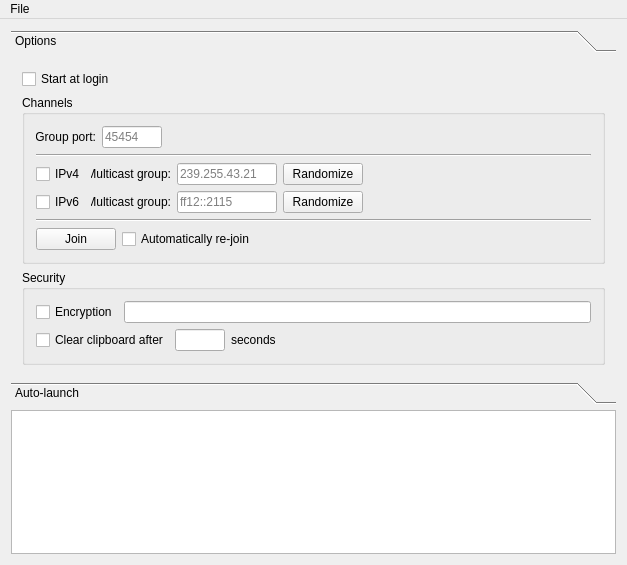
<?xml version="1.0" encoding="UTF-8"?>
<ui version="4.0">
 <class>MainWindow</class>
 <widget class="QMainWindow" name="MainWindow">
  <property name="geometry">
   <rect>
    <x>0</x>
    <y>0</y>
    <width>627</width>
    <height>565</height>
   </rect>
  </property>
  <property name="windowTitle">
   <string>MainWindow</string>
  </property>
  <widget class="QWidget" name="centralWidget">
   <layout class="QVBoxLayout" name="verticalLayout_5">
    <item>
     <widget class="QToolBox" name="toolBox">
      <property name="sizePolicy">
       <sizepolicy hsizetype="Preferred" vsizetype="MinimumExpanding">
        <horstretch>0</horstretch>
        <verstretch>0</verstretch>
       </sizepolicy>
      </property>
      <property name="currentIndex">
       <number>0</number>
      </property>
      <widget class="QWidget" name="page_Options">
       <property name="geometry">
        <rect>
         <x>0</x>
         <y>0</y>
         <width>592</width>
         <height>302</height>
        </rect>
       </property>
       <attribute name="icon">
        <iconset resource="ClipNet.qrc">
         <normaloff>:/images/Options.png</normaloff>:/images/Options.png</iconset>
       </attribute>
       <attribute name="label">
        <string>Options</string>
       </attribute>
       <layout class="QVBoxLayout" name="verticalLayout_3">
        <item>
         <widget class="QCheckBox" name="check_AutoStart">
          <property name="text">
           <string>Start at login</string>
          </property>
         </widget>
        </item>
        <item>
         <widget class="QGroupBox" name="group_MulticastGroupIPv4">
          <property name="title">
           <string>Channels</string>
          </property>
          <property name="checkable">
           <bool>false</bool>
          </property>
          <property name="checked">
           <bool>false</bool>
          </property>
          <layout class="QVBoxLayout" name="verticalLayout_2">
           <item>
            <layout class="QHBoxLayout" name="horizontalLayout_2">
             <item>
              <widget class="QLabel" name="label_2">
               <property name="minimumSize">
                <size>
                 <width>60</width>
                 <height>0</height>
                </size>
               </property>
               <property name="maximumSize">
                <size>
                 <width>60</width>
                 <height>16777215</height>
                </size>
               </property>
               <property name="text">
                <string>Group port:</string>
               </property>
               <property name="alignment">
                <set>Qt::AlignRight|Qt::AlignTrailing|Qt::AlignVCenter</set>
               </property>
              </widget>
             </item>
             <item>
              <widget class="QLineEdit" name="line_MulticastGroupPort">
               <property name="minimumSize">
                <size>
                 <width>60</width>
                 <height>0</height>
                </size>
               </property>
               <property name="maximumSize">
                <size>
                 <width>60</width>
                 <height>16777215</height>
                </size>
               </property>
               <property name="placeholderText">
                <string>45454</string>
               </property>
              </widget>
             </item>
             <item>
              <spacer name="horizontalSpacer_3">
               <property name="orientation">
                <enum>Qt::Horizontal</enum>
               </property>
               <property name="sizeHint" stdset="0">
                <size>
                 <width>40</width>
                 <height>20</height>
                </size>
               </property>
              </spacer>
             </item>
            </layout>
           </item>
           <item>
            <widget class="Line" name="line_2">
             <property name="orientation">
              <enum>Qt::Horizontal</enum>
             </property>
            </widget>
           </item>
           <item>
            <layout class="QHBoxLayout" name="horizontalLayout">
             <item>
              <widget class="QCheckBox" name="check_Channels_IPv4">
               <property name="text">
                <string>IPv4</string>
               </property>
              </widget>
             </item>
             <item>
              <widget class="QLabel" name="label">
               <property name="minimumSize">
                <size>
                 <width>80</width>
                 <height>0</height>
                </size>
               </property>
               <property name="maximumSize">
                <size>
                 <width>80</width>
                 <height>16777215</height>
                </size>
               </property>
               <property name="text">
                <string>Multicast group:</string>
               </property>
               <property name="alignment">
                <set>Qt::AlignRight|Qt::AlignTrailing|Qt::AlignVCenter</set>
               </property>
              </widget>
             </item>
             <item>
              <widget class="QLineEdit" name="line_MulticastGroupIPv4">
               <property name="minimumSize">
                <size>
                 <width>100</width>
                 <height>0</height>
                </size>
               </property>
               <property name="maximumSize">
                <size>
                 <width>100</width>
                 <height>16777215</height>
                </size>
               </property>
               <property name="placeholderText">
                <string>239.255.43.21</string>
               </property>
              </widget>
             </item>
             <item>
              <widget class="QPushButton" name="button_MulticastGroupIPv4_Randomize">
               <property name="text">
                <string>Randomize</string>
               </property>
              </widget>
             </item>
             <item>
              <spacer name="horizontalSpacer">
               <property name="orientation">
                <enum>Qt::Horizontal</enum>
               </property>
               <property name="sizeHint" stdset="0">
                <size>
                 <width>190</width>
                 <height>20</height>
                </size>
               </property>
              </spacer>
             </item>
            </layout>
           </item>
           <item>
            <layout class="QHBoxLayout" name="horizontalLayout_3">
             <item>
              <widget class="QCheckBox" name="check_Channels_IPv6">
               <property name="text">
                <string>IPv6</string>
               </property>
              </widget>
             </item>
             <item>
              <widget class="QLabel" name="label_3">
               <property name="minimumSize">
                <size>
                 <width>80</width>
                 <height>0</height>
                </size>
               </property>
               <property name="maximumSize">
                <size>
                 <width>80</width>
                 <height>16777215</height>
                </size>
               </property>
               <property name="text">
                <string>Multicast group:</string>
               </property>
               <property name="alignment">
                <set>Qt::AlignRight|Qt::AlignTrailing|Qt::AlignVCenter</set>
               </property>
              </widget>
             </item>
             <item>
              <widget class="QLineEdit" name="line_MulticastGroupIPv6">
               <property name="minimumSize">
                <size>
                 <width>100</width>
                 <height>0</height>
                </size>
               </property>
               <property name="maximumSize">
                <size>
                 <width>100</width>
                 <height>16777215</height>
                </size>
               </property>
               <property name="placeholderText">
                <string>ff12::2115</string>
               </property>
              </widget>
             </item>
             <item>
              <widget class="QPushButton" name="button_MulticastGroupIPv6_Randomize">
               <property name="text">
                <string>Randomize</string>
               </property>
              </widget>
             </item>
             <item>
              <spacer name="horizontalSpacer_2">
               <property name="orientation">
                <enum>Qt::Horizontal</enum>
               </property>
               <property name="sizeHint" stdset="0">
                <size>
                 <width>190</width>
                 <height>20</height>
                </size>
               </property>
              </spacer>
             </item>
            </layout>
           </item>
           <item>
            <widget class="Line" name="line">
             <property name="orientation">
              <enum>Qt::Horizontal</enum>
             </property>
            </widget>
           </item>
           <item>
            <layout class="QHBoxLayout" name="horizontalLayout_4">
             <item>
              <widget class="QPushButton" name="button_Channels_Join">
               <property name="text">
                <string>Join</string>
               </property>
              </widget>
             </item>
             <item>
              <widget class="QCheckBox" name="check_Channels_AutoRejoin">
               <property name="text">
                <string>Automatically re-join</string>
               </property>
               <property name="checked">
                <bool>false</bool>
               </property>
              </widget>
             </item>
             <item>
              <spacer name="horizontalSpacer_4">
               <property name="orientation">
                <enum>Qt::Horizontal</enum>
               </property>
               <property name="sizeHint" stdset="0">
                <size>
                 <width>40</width>
                 <height>20</height>
                </size>
               </property>
              </spacer>
             </item>
            </layout>
           </item>
          </layout>
         </widget>
        </item>
        <item>
         <widget class="QGroupBox" name="group_Encryption">
          <property name="title">
           <string>Security</string>
          </property>
          <property name="checkable">
           <bool>false</bool>
          </property>
          <property name="checked">
           <bool>false</bool>
          </property>
          <layout class="QVBoxLayout" name="verticalLayout">
           <item>
            <layout class="QHBoxLayout" name="horizontalLayout_5">
             <item>
              <widget class="QCheckBox" name="check_Encryption">
               <property name="text">
                <string>Encryption</string>
               </property>
              </widget>
             </item>
             <item>
              <widget class="QLineEdit" name="line_Passphrase"/>
             </item>
            </layout>
           </item>
           <item>
            <layout class="QHBoxLayout" name="horizontalLayout_6">
             <item>
              <widget class="QCheckBox" name="check_ClearClipboard">
               <property name="text">
                <string>Clear clipboard after</string>
               </property>
              </widget>
             </item>
             <item>
              <widget class="QLineEdit" name="line_ClearClipboardSeconds">
               <property name="minimumSize">
                <size>
                 <width>50</width>
                 <height>0</height>
                </size>
               </property>
               <property name="maximumSize">
                <size>
                 <width>50</width>
                 <height>16777215</height>
                </size>
               </property>
               <property name="inputMask">
                <string>####</string>
               </property>
              </widget>
             </item>
             <item>
              <widget class="QLabel" name="label_4">
               <property name="text">
                <string>seconds</string>
               </property>
              </widget>
             </item>
             <item>
              <spacer name="horizontalSpacer_5">
               <property name="orientation">
                <enum>Qt::Horizontal</enum>
               </property>
               <property name="sizeHint" stdset="0">
                <size>
                 <width>40</width>
                 <height>20</height>
                </size>
               </property>
              </spacer>
             </item>
            </layout>
           </item>
          </layout>
         </widget>
        </item>
        <item>
         <spacer name="verticalSpacer">
          <property name="orientation">
           <enum>Qt::Vertical</enum>
          </property>
          <property name="sizeHint" stdset="0">
           <size>
            <width>20</width>
            <height>0</height>
           </size>
          </property>
         </spacer>
        </item>
       </layout>
      </widget>
      <widget class="QWidget" name="page_AutoLaunch">
       <property name="geometry">
        <rect>
         <x>0</x>
         <y>0</y>
         <width>609</width>
         <height>200</height>
        </rect>
       </property>
       <attribute name="icon">
        <iconset resource="ClipNet.qrc">
         <normaloff>:/images/Launch.png</normaloff>:/images/Launch.png</iconset>
       </attribute>
       <attribute name="label">
        <string>Auto-launch</string>
       </attribute>
       <layout class="QVBoxLayout" name="verticalLayout_4">
        <item>
         <layout class="QGridLayout" name="gridLayout">
          <item row="0" column="0">
           <widget class="QCheckBox" name="check_AutoLaunch_URL">
            <property name="text">
             <string>URL</string>
            </property>
           </widget>
          </item>
         </layout>
        </item>
        <item>
         <spacer name="verticalSpacer_2">
          <property name="orientation">
           <enum>Qt::Vertical</enum>
          </property>
          <property name="sizeHint" stdset="0">
           <size>
            <width>20</width>
            <height>124</height>
           </size>
          </property>
         </spacer>
        </item>
       </layout>
      </widget>
     </widget>
    </item>
    <item>
     <widget class="QPlainTextEdit" name="edit_Log">
      <property name="lineWrapMode">
       <enum>QPlainTextEdit::NoWrap</enum>
      </property>
      <property name="readOnly">
       <bool>true</bool>
      </property>
     </widget>
    </item>
   </layout>
  </widget>
  <widget class="QMenuBar" name="menuBar">
   <property name="geometry">
    <rect>
     <x>0</x>
     <y>0</y>
     <width>627</width>
     <height>21</height>
    </rect>
   </property>
   <widget class="QMenu" name="menuFile">
    <property name="title">
     <string>File</string>
    </property>
    <addaction name="action_Quit"/>
   </widget>
   <addaction name="menuFile"/>
  </widget>
  <action name="action_Quit">
   <property name="icon">
    <iconset resource="ClipNet.qrc">
     <normaloff>:/images/Quit.png</normaloff>:/images/Quit.png</iconset>
   </property>
   <property name="text">
    <string>Quit</string>
   </property>
   <property name="toolTip">
    <string>Quit the NetClip application</string>
   </property>
   <property name="shortcut">
    <string/>
   </property>
  </action>
 </widget>
 <layoutdefault spacing="6" margin="11"/>
 <resources>
  <include location="ClipNet.qrc"/>
 </resources>
 <connections/>
</ui>
